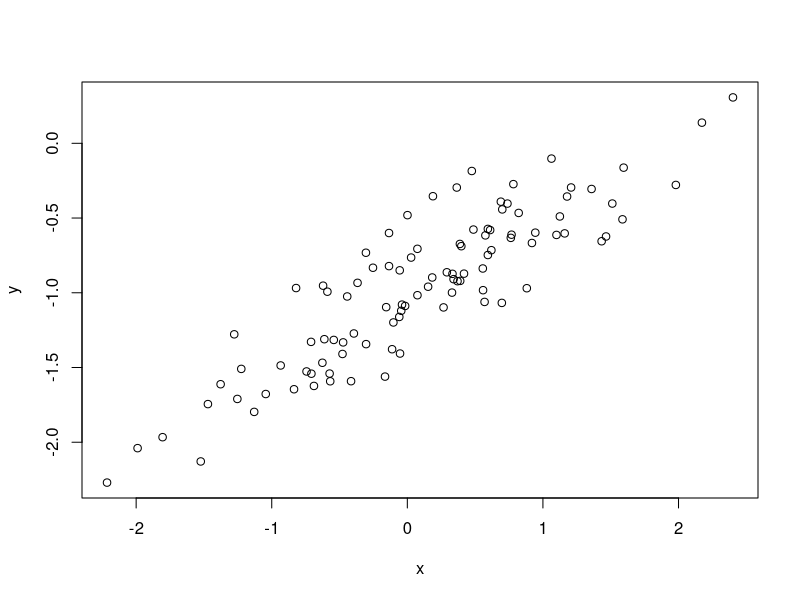
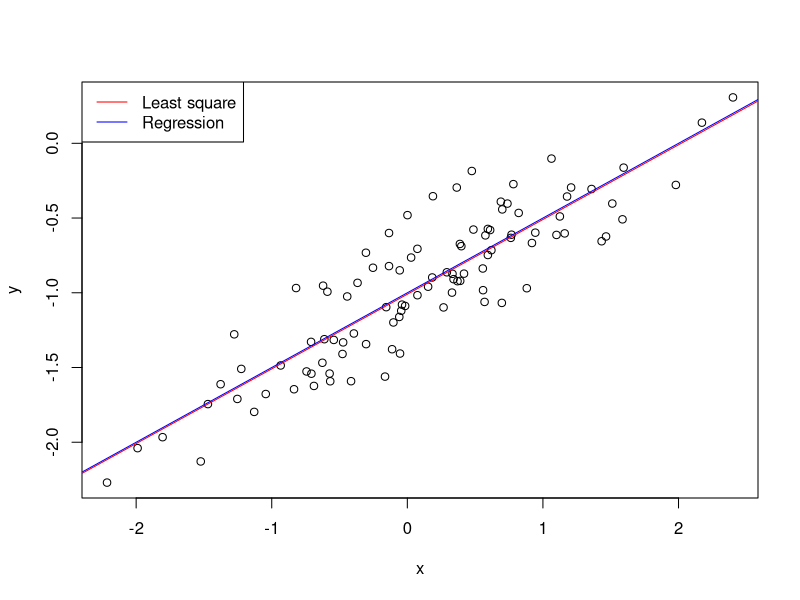

Source code (R) for these figures, in order:
## ---- chunk 1
set.seed(1)
x <- rnorm(100)
x
## ---- chunk 2
eps = rnorm(100, 0, 0.25)
eps
## ---- chunk 3
y = -1 + 0.5 * x + eps
length(y)
## ---- chunk 4
plot(x, y)
## ---- chunk 5
fit = lm(y ~ x)
summary(fit)
## ---- chunk 6
plot(x, y)
abline(fit, col = "red")
abline(-1, 0.5, col = "blue")
legend("topleft", c("Least square", "Regression"), col = c("red", "blue"), lty = c(1, 1))
## ---- chunk 7
library(MASS)
## ---- chunk 8
Boston
## ---- chunk 9
attach(Boston)
## ---- chunk 10
zn <- lm(crim ~ zn)
summary(zn)
## ---- chunk 11
indus <- lm(crim ~ indus)
summary(indus)
## ---- chunk 12
chas <- lm(crim ~ chas)
summary(chas)
## ---- chunk 13
nox <- lm(crim ~ nox)
summary(nox)
## ---- chunk 14
rm <- lm(crim ~ rm)
summary(rm)
## ---- chunk 15
age <- lm(crim ~ age)
summary(age)
## ---- chunk 16
dis <- lm(crim ~ dis)
summary(dis)
## ---- chunk 17
rad <- lm(crim ~ rad)
summary(rad)
## ---- chunk 18
tax <- lm(crim ~ tax)
summary(tax)
## ---- chunk 19
ptratio <- lm(crim ~ ptratio)
summary(ptratio)
## ---- chunk 20
black <- lm(crim ~ black)
summary(black)
## ---- chunk 21
lstat <- lm(crim ~ lstat)
summary(lstat)
## ---- chunk 22
medv <- lm(crim ~ medv)
summary(medv)
## ---- chunk 23
fit.bos <- lm(crim ~ .,Boston)
fit.bos
## ---- chunk 24
summary(fit.bos)
